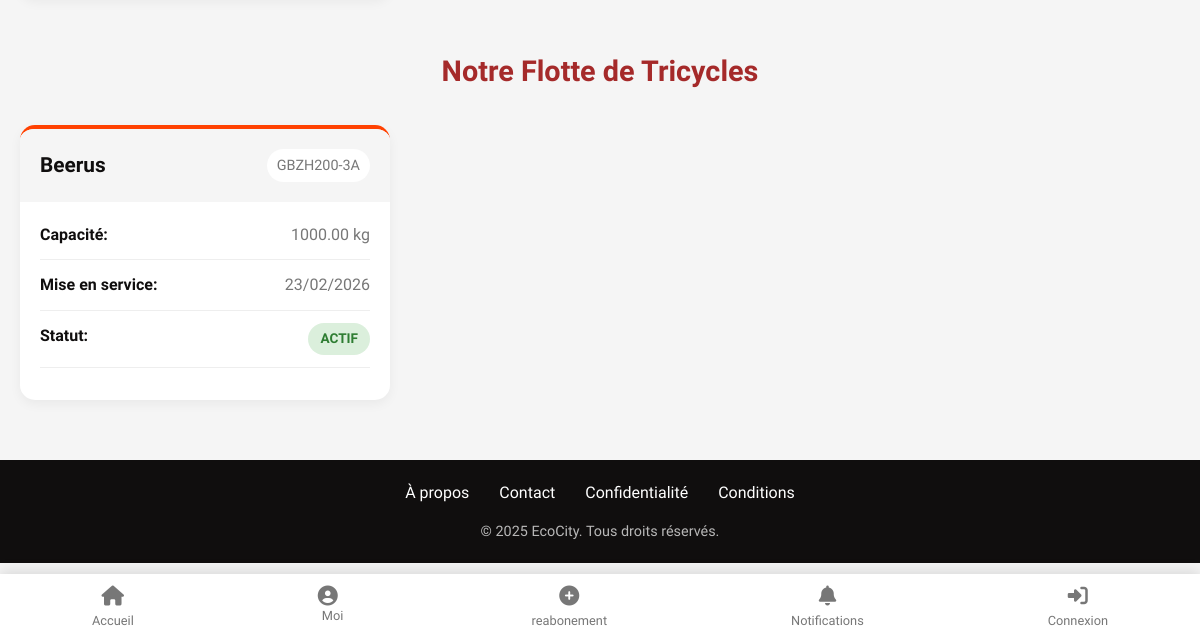
/zones-programmes/ (lower part), run on an earlier commit of the app's database.
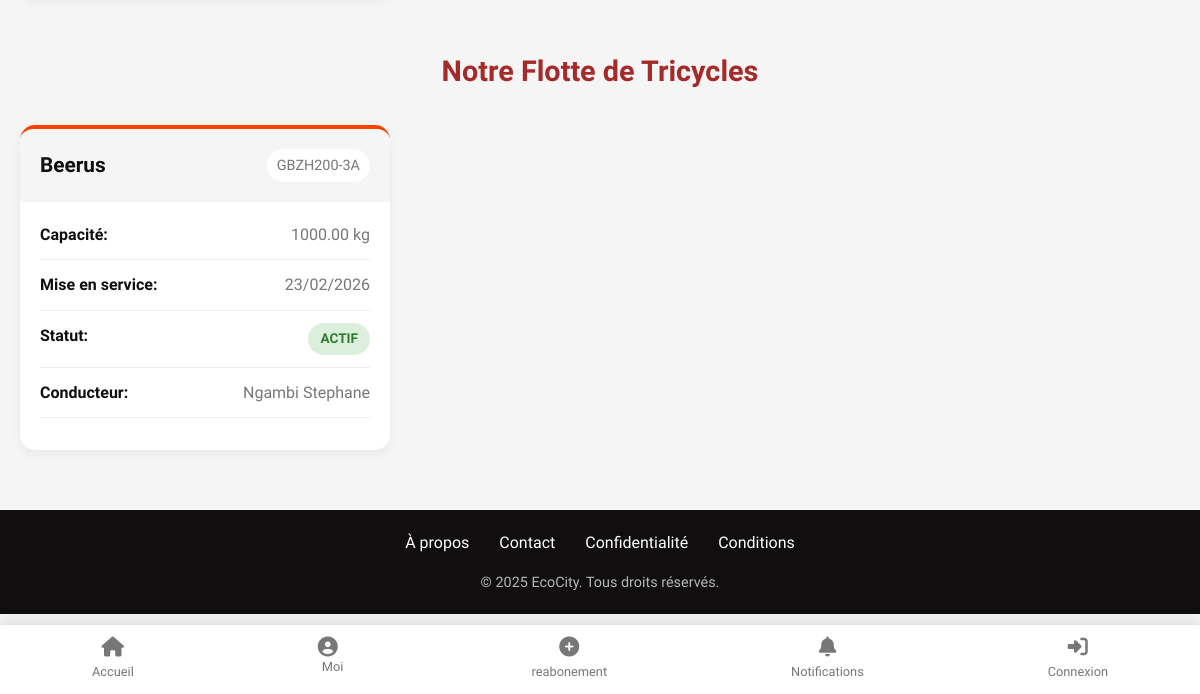
And on a later commit of the database.
### app/models.py (models this page shows, shortened)
class Tricycle(models.Model):
    STATUS_CHOICES = (
        ('active', 'Actif'),
        ('maintenance', 'En maintenance'),
        ('inactive', 'Inactif'),
        ('broken', 'En panne'),
    )
    id = models.UUIDField(primary_key=True, default=uuid.uuid4, editable=False)
    numero_immatriculation = models.CharField(max_length=50, unique=True, verbose_name="Numéro d'immatriculation")
    nom = models.CharField(max_length=100, verbose_name="Nom du tricycle")
    capacite_kg = models.DecimalField(max_digits=6, decimal_places=2, verbose_name="Capacité (kg)")
    couleur = models.CharField(max_length=50, blank=True)
    date_mise_en_service = models.DateField(default=timezone.now)
    status = models.CharField(max_length=20, choices=STATUS_CHOICES, default='active')
    conducteur = models.ForeignKey(
        CustomUser,
        on_delete=models.SET_NULL,
        null=True,
        blank=True,
        limit_choices_to={'user_type': 'collecteur'},
        verbose_name="Conducteur assigné"
    )
    notes = models.TextField(blank=True, verbose_name="Notes techniques")
    created_at = models.DateTimeField(auto_now_add=True)
    updated_at = models.DateTimeField(auto_now=True)
    class Meta:
        verbose_name = "Tricycle"
        verbose_name_plural = "Tricycles"
        ordering = ['numero_immatriculation']

class CustomUser(AbstractUser):
    USER_TYPE_CHOICES = (
        ('client', 'Client'),
        ('collecteur', 'Collecteur'),
        ('admin', 'Administrateur'),
    )
    city = models.ForeignKey(City, on_delete=models.SET_NULL, null=True, blank=True)
    user_type = models.CharField(max_length=20, choices=USER_TYPE_CHOICES, default='client')
    phone = models.IntegerField(blank=True, null=True)
    date_joined = models.DateTimeField(default=timezone.now)
    is_verified = models.BooleanField(default=False)
    class Meta:
        verbose_name = "Utilisateur"
        verbose_name_plural = "Utilisateurs"

### app/views.py (the view)
# urls.py: path('zones-programmes/', views.ZonesProgrammesView.as_view(), name='zones_programmes'),
class ZonesProgrammesView(ListView):
    model = Zone
    template_name = 'zones_programmes.html'
    context_object_name = 'zones'
    def get_queryset(self):
        return Zone.objects.filter(
            is_active=True
        ).prefetch_related(
            'programmes_tricycle__tricycle'
        ).select_related('ville')
    def get_context_data(self, **kwargs):
        context = super().get_context_data(**kwargs)
        context['tricycles'] = Tricycle.objects.filter(
            status='active'
        ).select_related('conducteur')
        context['cities'] = City.objects.all()
        return context

### app/models.py (called while the page is built)
    def places_disponibles(self):
        return self.capacite_max_clients - self.clients_actuels

### app/templates/zones_programmes.html (shortened to what this page needs)
{% extends 'base.html' %}
{% load static %}
{% block content %}
<div class="page-container">
    <div class="tricycles-section">
        <h2 class="section-title">Notre Flotte de Tricycles</h2>
        {% if tricycles %}
            <div class="tricycles-container">
                {% for tricycle in tricycles %}
                <div class="tricycle-card">
                    <div class="tricycle-header">
                        <h3 class="tricycle-name">{{ tricycle.nom }}</h3>
                        <span class="tricycle-id">{{ tricycle.numero_immatriculation }}</span>
                    </div>
                    <div class="tricycle-body">
                        <div class="tricycle-detail">
                            <span class="detail-label">Capacité:</span>
                            <span class="detail-value">{{ tricycle.capacite_kg }} kg</span>
                        </div>
                        <div class="tricycle-detail">
                            <span class="detail-label">Mise en service:</span>
                            <span class="detail-value">{{ tricycle.date_mise_en_service|date:"d/m/Y" }}</span>
                        </div>
                        <div class="tricycle-detail">
                            <span class="detail-label">Statut:</span>
                            <span class="status-badge
                                {% if tricycle.status == 'active' %}status-active
                                {% elif tricycle.status == 'maintenance' %}status-maintenance
                                {% else %}status-inactive{% endif %}">
                                {{ tricycle.get_status_display }}
                            </span>
                        </div>
                        {% if tricycle.conducteur %}
                        <div class="tricycle-detail">
                            <span class="detail-label">Conducteur:</span>
                            <span class="detail-value">{{ tricycle.conducteur.get_full_name|default:tricycle.conducteur.username }}</span>
                        </div>
                        {% endif %}
                    </div>
                </div>
                {% endfor %}
            </div>
        {% endif %}
    </div>
</div>
{% endblock %}

What changed in the data, as far as the page shows it:
changed Tricycle "Beerus": conducteur_id empty → 1 (drawn); conducteur.get_full_name (not shown) → "Ngambi Stephane"
